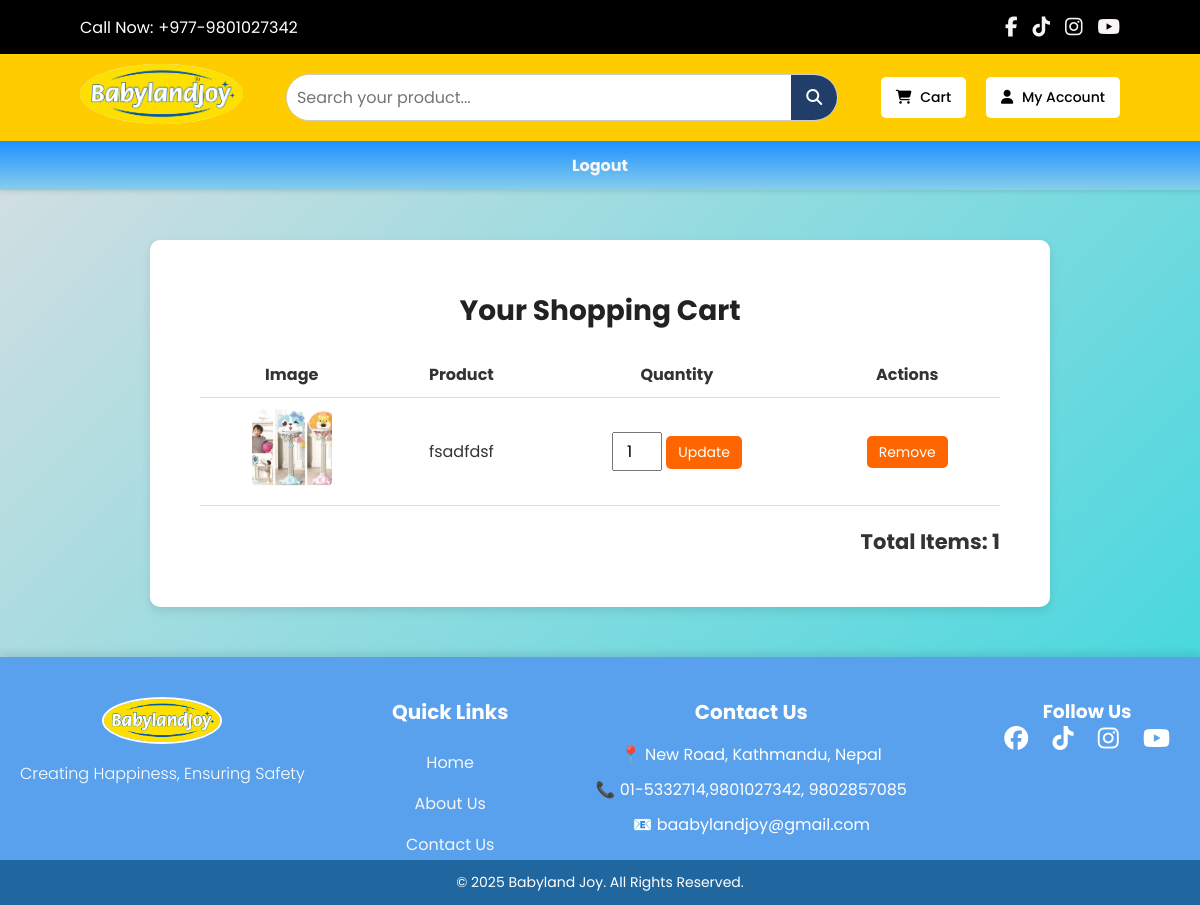
The page /cart/ (signed in) on the database as committed earlier.
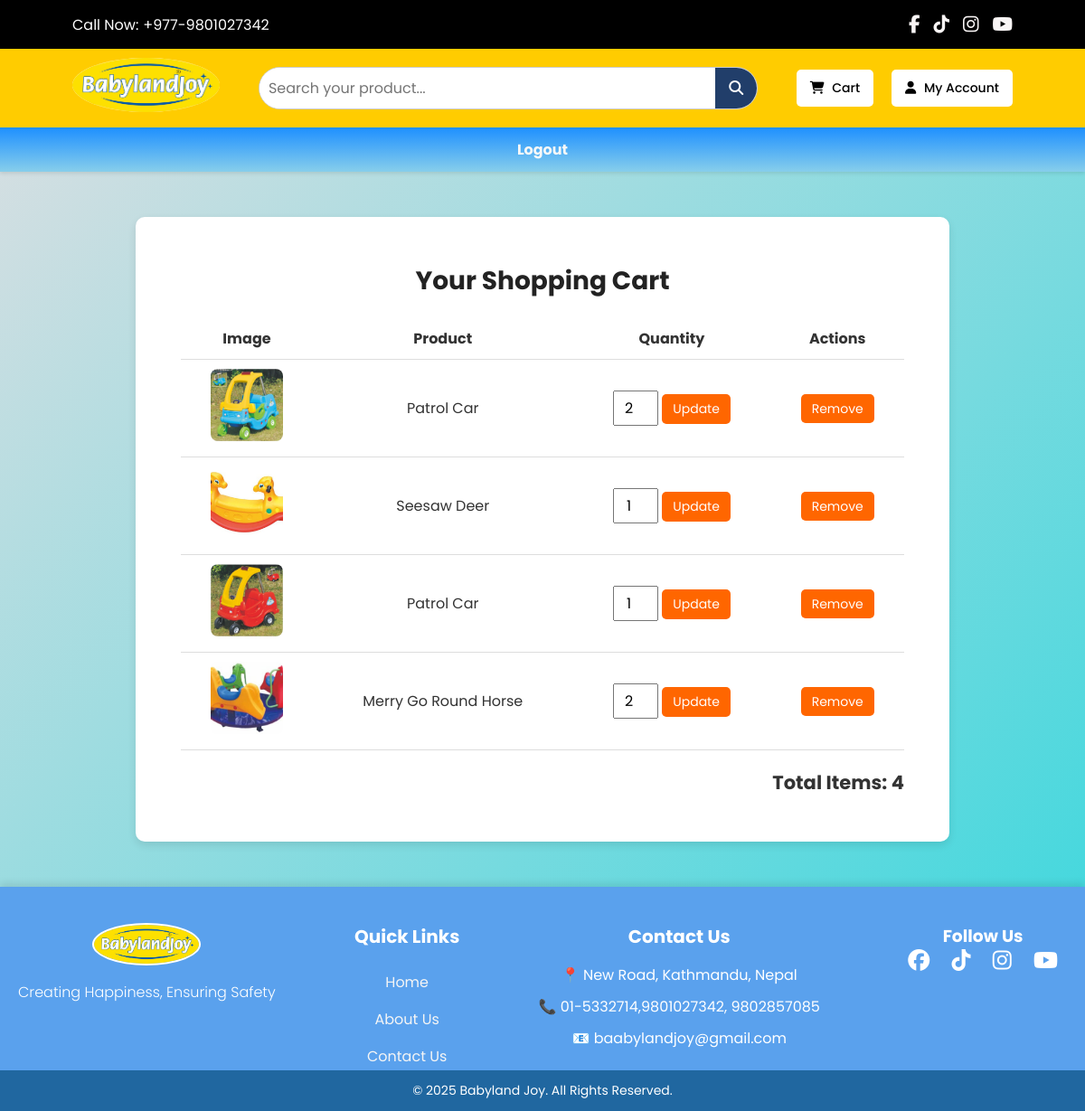
The same page on the database as committed later.
### cart/models.py (models this page shows, shortened)
class CartItem(models.Model):
    cart = models.ForeignKey(Cart, related_name="cartitems", on_delete=models.CASCADE)
    product = models.ForeignKey(Product, on_delete=models.CASCADE)
    quantity = models.PositiveIntegerField(default=1)
    def total_price(self):
        return self.quantity * self.product.price

class Cart(models.Model):
    user = models.ForeignKey(User, on_delete=models.CASCADE, null=True, blank=True)
    created_at = models.DateTimeField(auto_now_add=True)
    is_active = models.BooleanField(default=True)  # To handle active/inactive carts
    def total_price(self):
        return sum(item.total_price() for item in self.cartitems.all())
    def total_items(self):
        return self.cartitems.count()

### products/models.py (models this page shows, shortened)
class Product(models.Model):
    name = models.CharField(max_length=200)
    model_no = models.CharField(max_length=100,default='UNKNOWN')  # Unique Model Number
    size = models.CharField(max_length=50, blank=True, null=True)  # Optional Size
    price = models.DecimalField(max_digits=10, decimal_places=2)
    image = models.ImageField(upload_to="product_images/")

### cart/views.py (the view)
# urls.py: path("", cart_view, name="cart_view"),
@login_required
def cart_view(request):
    cart = Cart.objects.filter(user=request.user).first()  # Fetch user's cart
    if cart:
        cart_items = cart.cartitems.all()
        print(f"Cart ID: {cart.id}, Total Items: {cart_items.count()}")
    else:
        cart_items = []
        print("No cart found for user!")
    return render(request, "cart/cart.html", {"cart": cart, "cart_items": cart_items})

### cart/templates/cart/cart.html (shortened to what this page needs)
{% extends 'products/base.html' %}
{% load static %}
{% block css %}
<link rel="stylesheet" href="{% static 'css/cart.css' %}">
{% endblock %}
{% block content %}
  <div class="cart-container">
    <h1>Your Shopping Cart</h1>
    {% if cart_items %}
    <table class="cart-table">
      <thead>
        <tr>
          <th>Image</th>
          <th>Product</th>
          <th>Quantity</th>
          <th>Actions</th>
        </tr>
      </thead>
      <tbody>
        {% for item in cart_items %}
        <tr>
          <td><img src="{{ item.product.image.url }}" alt="{{ item.product.name }}"></td>
          <td>{{ item.product.name }}</td>
          <td>
            <form action="{% url 'update_cart' item.id %}" method="POST">
              <input type="number" name="quantity" value="{{ item.quantity }}" min="1">
              <button type="submit" class="update-btn">Update</button>
            </form>
          </td>
          <td>
            <a href="{% url 'remove_from_cart' item.id %}" class="remove-btn">Remove</a>
          </td>
        </tr>
        {% endfor %}
      </tbody>
    </table>
    <div class="cart-summary">
      <h3>Total Items: {{ cart.total_items }}</h3>
    </div>
    {% else %}
    <p style="text-align: center; font-size: 18px;">Your cart is empty.</p>
    {% endif %}
  </div>
{% endblock %}

### products/templates/products/base.html (shortened to what this page needs)
<!DOCTYPE html>
<html lang="en">
<head>
  <link href="https://cdn.jsdelivr.net/npm/@fortawesome/fontawesome-free@6.4.2/css/all.min.css" rel="stylesheet">
  <link rel="stylesheet" href="https://cdn.jsdelivr.net/npm/swiper/swiper-bundle.min.css" />
  <link rel="stylesheet" href="https://cdnjs.cloudflare.com/ajax/libs/font-awesome/6.4.2/css/all.min.css">
  {% load static %}
  <link rel="stylesheet" href="{% static 'css/base.css' %}">
  {% block css %}{% endblock %}
</head>
<body>
  <div class="top-bar">
    <div class="container inner">
      <div class="left">
        <span>Call Now:</span>
        <a href="tel:123-444-6666">+977-9801027342</a>
      </div>
      <div class="right">
        <a href="https://www.facebook.com" target="_blank" class="social-icon"><i class="fab fa-facebook-f"></i></a>
        <a href="https://www.tiktok.com/@babylandjoy?_t=ZS-8ukx4vCYGmO&_r=1" target="_blank" class="social-icon"><i
            class="fab fa-tiktok"></i></a>
        <a href="https://www.instagram.com/babylandjoy?igsh=aWhqM2tjaDk1MGV3" target="_blank" class="social-icon"><i
            class="fab fa-instagram"></i></a>
        <a href="https://youtube.com/@babylandjoy?si=CVmJ2hDFxqDGv7jV" target="_blank" class="social-icon"><i
            class="fab fa-youtube"></i></a>
      </div>
    </div>
  </div>
  <header class="main-header">
    <div class="container inner">
      <div class="left">
        <a href="#"><img src="{% static 'images/logo.jpg' %}" alt="Babyland Joy"></a>
      </div>
      <div class="center">
        <div class="search-group">
          <div class="search-box">
            <form action="#" method="GET">
              <input type="text" placeholder="Search your product..." name="search">
              <button type="submit"><i class="fa fa-search"></i></button>
            </form>
          </div>
        </div>
      </div>
      <div class="right">
        <a href="{% url 'cart_view' %}"><i class="fa fa-shopping-cart"></i> Cart</a>
        <a href="{% url 'login' %}"><i class="fa fa-user"></i> My Account</a>
      </div>
    </div>
  </header>
  <nav class="scroll-nav" id="scroll-nav">
    <div class="container">
      <ul>
        {% if user.is_authenticated %}
        <li><a href="#" onclick="showLogoutModal(); return false;" id="logout">Logout</a></li>
        {% else %}
        <li><a href="/users/login">Sign In</a></li>
        <li><a href="/users/register">Register</a></li>
        {% endif %}
      </ul>
    </div>
  </nav>
  <main>
    {% block content %}{% endblock %}
  </main>
  <footer>
    <div class="footer-container">
      <div class="footer-logo">
        <img src="{% static 'images/logo.jpg' %}" alt="Babyland Joy Logo">
        <p>Creating Happiness, Ensuring Safety
        </p>
      </div>
      <div class="footer-links">
        <h3>Quick Links</h3>
        <ul>
          <li><a href="{% url 'home' %}">Home</a></li>
          <li><a href="{% url 'about_us' %}">About Us</a></li>
          <li><a href="{% url 'contact_us' %}">Contact Us</a></li>
        </ul>
      </div>
      <div class="footer-contact">
        <h3>Contact Us</h3>
        <p>📍 New Road, Kathmandu, Nepal</p>
        <p>📞 01-5332714,9801027342, 9802857085</p>
        <p>📧 baabylandjoy@gmail.com</p>
      </div>
      <div class="footer-social">
        <h3>Follow Us</h3>
        <div class="social-icons">
          <a href="https://facebook.com" target="_blank" class="fab fa-facebook"></a>
          <a href="https://www.tiktok.com/@babylandjoy?_t=ZS-8ukx4vCYGmO&_r=1" target="_blank"
            class="fab fa-tiktok"></a>
          <a href="https://www.instagram.com/babylandjoy?igsh=aWhqM2tjaDk1MGV3" target="_blank"
            class="fab fa-instagram"></a>
          <a href="https://youtube.com/@babylandjoy?si=CVmJ2hDFxqDGv7jV" target="_blank" class="fab fa-youtube"></a>
        </div>
      </div>
    </div>
    <div class="footer-copyright">
      <p>&copy; 2025 Babyland Joy. All Rights Reserved.</p>
    </div>
  </footer>
</body>
</html>

### products/static/css/base.css (style rules this page uses)
* { margin: 0; padding: 0; box-sizing: border-box; font-family: 'Poppins', sans-serif; }
html, body { scroll-behavior: smooth; background: linear-gradient(135deg, #e0dfe2, #35d7dd); color: #333; overflow-x: hidden; display: flex; flex-direction: column; min-height: 100vh; scroll-behavior: smooth; }
ul { list-style: none; }
a { text-decoration: none; color: inherit; }
.container { max-width: 1200px; width: 90%; margin: 0 auto; }
.top-bar { background-color: #000; color: #fff; padding: 12px 0; }
.top-bar .inner { display: flex; justify-content: space-between; align-items: center; padding: 0 20px; }
.top-bar .inner .left, .top-bar .inner .right { display: flex; align-items: center; }
.top-bar .inner .left a { color: #fff; margin-left: 5px; transition: color 0.3s ease; }
.social-icon { font-size: 20px; margin-left: 15px; gap: 10px; color: #f9f5f5; transition: color 0.3s ease, transform 0.3s ease; }
.main-header { background-color: #ffcc00; box-shadow: 0 4px 6px rgba(0, 0, 0, 0.2); padding: 10px 0; }
.main-header .inner { display: flex; justify-content: space-between; align-items: center; padding: 0 20px; flex-wrap: wrap; gap: 10px; }
.main-header .left a img { height: 60px; border-radius: 50%; transition: transform 0.3s ease; }
.main-header .center { flex: 1; display: flex; justify-content: center; align-items: center; }
.search-group { display: flex; align-items: center; border: 1px solid #ccc; border-radius: 30px; overflow: hidden; background-color: #fff; }
.search-box { display: flex; align-items: center; }
.search-box input { border: none; padding: 10px; font-size: 16px; width: 500px; outline: none; }
.search-box button { background-color: #213e6a; color: #fff; border: none; padding: 10px 15px; cursor: pointer; font-size: 16px; transition: background 0.3s ease, transform 0.3s ease; }
.main-header .right { display: flex; gap: 20px; }
.main-header .right a { color: #000; background-color: #fff; font-weight: 500; padding: 10px 15px; border-radius: 5px; transition: background 0.3s ease, transform 0.3s ease; font-size: 14px; }
.main-header .right a i { margin-right: 5px; }
.scroll-nav { background: linear-gradient(to top, #87CEEB, #1E90FF); padding: 12px 0; box-shadow: 0 2px 4px rgba(0, 0, 0, 0.1); transition: all 0.3s ease; }
.scroll-nav .container { display: flex; justify-content: center; }
.scroll-nav ul { display: flex; gap: 20px; align-items: center; }
.scroll-nav ul li a { color: #f9f8f8; font-weight: bolder; font-size: 16px; padding: 8px 12px; border-radius: 5px; transition: background 0.3s ease, transform 0.3s ease; }
footer { background-color: #5aa1ed; color: white; padding: 40px 20px; text-align: center; width: 100%; box-shadow: 0 -4px 8px rgba(0, 0, 0, 0.1); position: relative; }
.footer-container { display: flex; justify-content: space-between; align-items: flex-start; flex-wrap: wrap; gap: 30px; max-width: 1200px; margin: 0 auto; }
.footer-logo img { width: 120px; height: auto; border-radius: 50%; border: 2px solid white; transition: transform 0.3s ease; }
.footer-logo p { font-size: 16px; font-weight: 300; margin-top: 10px; }
.footer-links h3 { font-size: 20px; margin-bottom: 15px; }
.footer-links ul { list-style-type: none; padding: 0; }
.footer-links ul li a { color: whitesmoke; text-decoration: none; font-size: 16px; padding: 8px 0; display: block; transition: 0.3s ease; }
.footer-contact h3 { font-size: 20px; margin-bottom: 15px; }
.footer-contact p { font-size: 16px; margin-bottom: 10px; }
.social-icons a { color: white; font-size: 24px; margin: 0 10px; transition: transform 0.3s ease, color 0.3s ease; text-decoration: none; }
.footer-copyright { background-color: #2067a0; padding: 12px 0; text-align: center; color: white; font-size: 14px; position: absolute; width: 100%; bottom: 0; left: 0; }

Rows that differ between the two databases and show on the page:
removed CartItem: product.image (picture), product.name "fsadfdsf", quantity "1"
no longer on this page (row edited): Cart: total_items "1"
added CartItem: product.image (picture), product.name "Patrol Car", quantity "2"
added CartItem: product.image (picture), product.name "Seesaw Deer", quantity "1"
added CartItem: product.image (picture), product.name "Patrol Car", quantity "1"
added CartItem: product.image (picture), product.name "Merry Go Round Horse", quantity "2"
now on this page (row edited): Cart: total_items "4"
